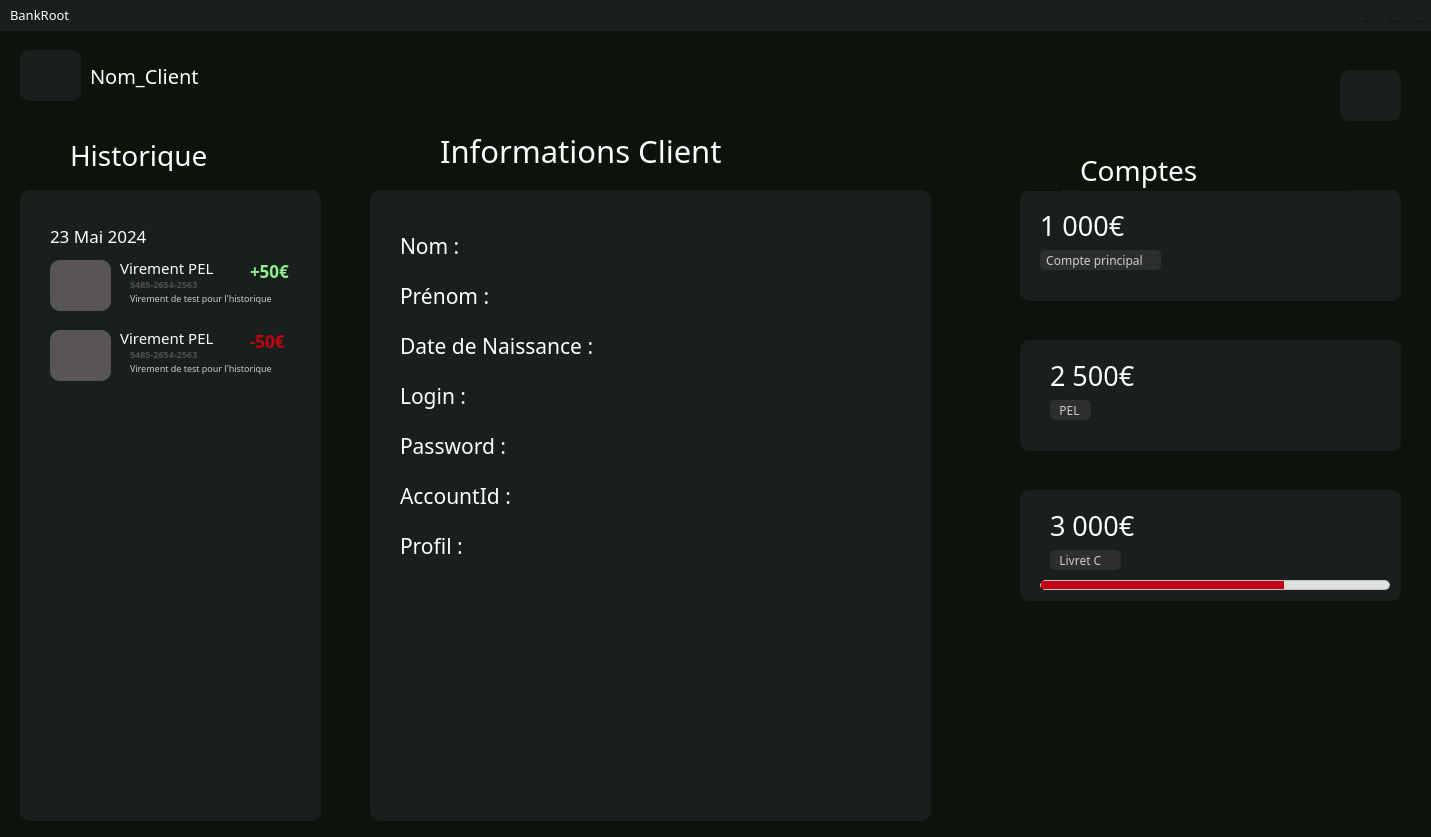
<?xml version="1.0" encoding="UTF-8"?>
<ui version="4.0">
 <class>Home</class>
 <widget class="QWidget" name="Home">
  <property name="geometry">
   <rect>
    <x>0</x>
    <y>0</y>
    <width>1431</width>
    <height>837</height>
   </rect>
  </property>
  <property name="windowTitle">
   <string>Form</string>
  </property>
  <property name="styleSheet">
   <string notr="true">background-color: #0C120C;</string>
  </property>
  <widget class="QWidget" name="widget" native="true">
   <property name="enabled">
    <bool>true</bool>
   </property>
   <property name="geometry">
    <rect>
     <x>-220</x>
     <y>40</y>
     <width>1701</width>
     <height>871</height>
    </rect>
   </property>
   <property name="font">
    <font>
     <pointsize>1</pointsize>
    </font>
   </property>
   <property name="cursor">
    <cursorShape>PointingHandCursor</cursorShape>
   </property>
   <property name="mouseTracking">
    <bool>true</bool>
   </property>
   <property name="styleSheet">
    <string notr="true">QWidget {
    background-color: #0C120C;
}</string>
   </property>
   <widget class="QWidget" name="widget_10" native="true">
    <property name="geometry">
     <rect>
      <x>590</x>
      <y>150</y>
      <width>561</width>
      <height>631</height>
     </rect>
    </property>
    <property name="styleSheet">
     <string notr="true">QWidget {
    background-color: #181F1C;
border-radius: 10px; 
}</string>
    </property>
    <widget class="QLabel" name="labelFirstAccountBalance_2">
     <property name="geometry">
      <rect>
       <x>30</x>
       <y>40</y>
       <width>221</width>
       <height>31</height>
      </rect>
     </property>
     <property name="font">
      <font>
       <family>Montserrat SemiBold</family>
       <pointsize>16</pointsize>
      </font>
     </property>
     <property name="styleSheet">
      <string notr="true">QLabel {
    color: white;
}</string>
     </property>
     <property name="text">
      <string>Nom :</string>
     </property>
    </widget>
    <widget class="QLabel" name="labelFirstAccountBalance_3">
     <property name="geometry">
      <rect>
       <x>30</x>
       <y>90</y>
       <width>221</width>
       <height>31</height>
      </rect>
     </property>
     <property name="font">
      <font>
       <family>Montserrat SemiBold</family>
       <pointsize>16</pointsize>
      </font>
     </property>
     <property name="styleSheet">
      <string notr="true">QLabel {
    color: white;
}</string>
     </property>
     <property name="text">
      <string>Prénom :</string>
     </property>
    </widget>
    <widget class="QLabel" name="labelFirstAccountBalance_4">
     <property name="geometry">
      <rect>
       <x>30</x>
       <y>140</y>
       <width>221</width>
       <height>31</height>
      </rect>
     </property>
     <property name="font">
      <font>
       <family>Montserrat SemiBold</family>
       <pointsize>16</pointsize>
      </font>
     </property>
     <property name="styleSheet">
      <string notr="true">QLabel {
    color: white;
}</string>
     </property>
     <property name="text">
      <string>Date de Naissance :</string>
     </property>
    </widget>
    <widget class="QLabel" name="labelFirstAccountBalance_5">
     <property name="geometry">
      <rect>
       <x>30</x>
       <y>190</y>
       <width>221</width>
       <height>31</height>
      </rect>
     </property>
     <property name="font">
      <font>
       <family>Montserrat SemiBold</family>
       <pointsize>16</pointsize>
      </font>
     </property>
     <property name="styleSheet">
      <string notr="true">QLabel {
    color: white;
}</string>
     </property>
     <property name="text">
      <string>Login : </string>
     </property>
    </widget>
    <widget class="QLabel" name="labelFirstAccountBalance_6">
     <property name="geometry">
      <rect>
       <x>30</x>
       <y>240</y>
       <width>221</width>
       <height>31</height>
      </rect>
     </property>
     <property name="font">
      <font>
       <family>Montserrat SemiBold</family>
       <pointsize>16</pointsize>
      </font>
     </property>
     <property name="styleSheet">
      <string notr="true">QLabel {
    color: white;
}</string>
     </property>
     <property name="text">
      <string>Password : </string>
     </property>
    </widget>
    <widget class="QLabel" name="labelFirstAccountBalance_7">
     <property name="geometry">
      <rect>
       <x>30</x>
       <y>290</y>
       <width>221</width>
       <height>31</height>
      </rect>
     </property>
     <property name="font">
      <font>
       <family>Montserrat SemiBold</family>
       <pointsize>16</pointsize>
      </font>
     </property>
     <property name="styleSheet">
      <string notr="true">QLabel {
    color: white;
}</string>
     </property>
     <property name="text">
      <string>AccountId : </string>
     </property>
    </widget>
    <widget class="QLabel" name="labelFirstAccountBalance_8">
     <property name="geometry">
      <rect>
       <x>30</x>
       <y>340</y>
       <width>221</width>
       <height>31</height>
      </rect>
     </property>
     <property name="font">
      <font>
       <family>Montserrat SemiBold</family>
       <pointsize>16</pointsize>
      </font>
     </property>
     <property name="styleSheet">
      <string notr="true">QLabel {
    color: white;
}</string>
     </property>
     <property name="text">
      <string>Profil : </string>
     </property>
    </widget>
   </widget>
   <widget class="QWidget" name="widget_12" native="true">
    <property name="geometry">
     <rect>
      <x>1240</x>
      <y>150</y>
      <width>381</width>
      <height>111</height>
     </rect>
    </property>
    <property name="styleSheet">
     <string notr="true">QWidget {
    background-color: #181F1C;
border-radius: 10px; 
}</string>
    </property>
    <widget class="QLabel" name="labelFirstAccountBalance">
     <property name="geometry">
      <rect>
       <x>20</x>
       <y>20</y>
       <width>221</width>
       <height>31</height>
      </rect>
     </property>
     <property name="font">
      <font>
       <family>Montserrat SemiBold</family>
       <pointsize>20</pointsize>
      </font>
     </property>
     <property name="styleSheet">
      <string notr="true">QLabel {
    color: white;
}</string>
     </property>
     <property name="text">
      <string>1 000€</string>
     </property>
    </widget>
    <widget class="QLabel" name="label_36">
     <property name="geometry">
      <rect>
       <x>20</x>
       <y>60</y>
       <width>121</width>
       <height>20</height>
      </rect>
     </property>
     <property name="font">
      <font>
       <family>Montserrat Light</family>
       <pointsize>9</pointsize>
      </font>
     </property>
     <property name="styleSheet">
      <string notr="true">QLabel {
    background-color: #2D2E2E;
    color: #CCCCCC;
    border-radius: 5px; 
}</string>
     </property>
     <property name="text">
      <string>  Compte principal</string>
     </property>
    </widget>
    <widget class="QFrame" name="frame_9">
     <property name="geometry">
      <rect>
       <x>330</x>
       <y>10</y>
       <width>41</width>
       <height>31</height>
      </rect>
     </property>
     <property name="styleSheet">
      <string notr="true">QFrame{
background:url(:/assets/nut.png);
background-repeat: none;
background-position: center;
}</string>
     </property>
     <property name="frameShape">
      <enum>QFrame::StyledPanel</enum>
     </property>
     <property name="frameShadow">
      <enum>QFrame::Raised</enum>
     </property>
    </widget>
   </widget>
   <widget class="QWidget" name="widget_14" native="true">
    <property name="geometry">
     <rect>
      <x>1240</x>
      <y>300</y>
      <width>381</width>
      <height>111</height>
     </rect>
    </property>
    <property name="styleSheet">
     <string notr="true">QWidget {
    background-color: #181F1C;
border-radius: 10px; 
}</string>
    </property>
    <widget class="QLabel" name="labelPELAccountBalance">
     <property name="geometry">
      <rect>
       <x>30</x>
       <y>20</y>
       <width>211</width>
       <height>31</height>
      </rect>
     </property>
     <property name="font">
      <font>
       <family>Montserrat SemiBold</family>
       <pointsize>20</pointsize>
      </font>
     </property>
     <property name="styleSheet">
      <string notr="true">QLabel {
    color: white;
}</string>
     </property>
     <property name="text">
      <string>2 500€</string>
     </property>
    </widget>
    <widget class="QLabel" name="label_33">
     <property name="geometry">
      <rect>
       <x>30</x>
       <y>60</y>
       <width>41</width>
       <height>20</height>
      </rect>
     </property>
     <property name="font">
      <font>
       <family>Montserrat Light</family>
       <pointsize>9</pointsize>
      </font>
     </property>
     <property name="styleSheet">
      <string notr="true">QLabel {
    background-color: #2D2E2E;
    color: #CCCCCC;
    border-radius: 5px; 
}</string>
     </property>
     <property name="text">
      <string>   PEL</string>
     </property>
    </widget>
    <widget class="QFrame" name="frame_10">
     <property name="geometry">
      <rect>
       <x>330</x>
       <y>10</y>
       <width>41</width>
       <height>31</height>
      </rect>
     </property>
     <property name="styleSheet">
      <string notr="true">QFrame{
background:url(:/assets/nut.png);
background-repeat: none;
background-position: center;
}</string>
     </property>
     <property name="frameShape">
      <enum>QFrame::StyledPanel</enum>
     </property>
     <property name="frameShadow">
      <enum>QFrame::Raised</enum>
     </property>
    </widget>
   </widget>
   <widget class="QWidget" name="widget_15" native="true">
    <property name="geometry">
     <rect>
      <x>1240</x>
      <y>450</y>
      <width>381</width>
      <height>111</height>
     </rect>
    </property>
    <property name="styleSheet">
     <string notr="true">QWidget {
    background-color: #181F1C;
border-radius: 10px; 
}</string>
    </property>
    <widget class="QLabel" name="labelLCAccountBalance">
     <property name="geometry">
      <rect>
       <x>30</x>
       <y>20</y>
       <width>211</width>
       <height>31</height>
      </rect>
     </property>
     <property name="font">
      <font>
       <family>Montserrat SemiBold</family>
       <pointsize>20</pointsize>
      </font>
     </property>
     <property name="styleSheet">
      <string notr="true">QLabel {
    color: white;
}</string>
     </property>
     <property name="text">
      <string>3 000€</string>
     </property>
    </widget>
    <widget class="QLabel" name="label_35">
     <property name="geometry">
      <rect>
       <x>30</x>
       <y>60</y>
       <width>71</width>
       <height>20</height>
      </rect>
     </property>
     <property name="font">
      <font>
       <family>Montserrat Light</family>
       <pointsize>9</pointsize>
      </font>
     </property>
     <property name="styleSheet">
      <string notr="true">QLabel {
    background-color: #2D2E2E;
    color: #CCCCCC;
    border-radius: 5px; 
}</string>
     </property>
     <property name="text">
      <string>   Livret C</string>
     </property>
    </widget>
    <widget class="QFrame" name="frame_11">
     <property name="geometry">
      <rect>
       <x>330</x>
       <y>10</y>
       <width>41</width>
       <height>31</height>
      </rect>
     </property>
     <property name="styleSheet">
      <string notr="true">QFrame{
background:url(:/assets/nut.png);
background-repeat: none;
background-position: center;
}</string>
     </property>
     <property name="frameShape">
      <enum>QFrame::StyledPanel</enum>
     </property>
     <property name="frameShadow">
      <enum>QFrame::Raised</enum>
     </property>
    </widget>
    <widget class="QProgressBar" name="progressBar_4">
     <property name="geometry">
      <rect>
       <x>20</x>
       <y>90</y>
       <width>350</width>
       <height>10</height>
      </rect>
     </property>
     <property name="styleSheet">
      <string notr="true">QProgressBar {
    border: 1px solid #C0C0C0;
    border-radius: 5px;
    background-color: #E0E0E0;
    height: 10px; /* Ajustez la hauteur de la barre de progression */
}

QProgressBar::chunk {
    background-color: #C20114; /* Rouge */
    border-radius: 5px;
}
</string>
     </property>
     <property name="value">
      <number>70</number>
     </property>
     <property name="textVisible">
      <bool>false</bool>
     </property>
    </widget>
   </widget>
   <widget class="QLabel" name="label_14">
    <property name="geometry">
     <rect>
      <x>290</x>
      <y>100</y>
      <width>151</width>
      <height>31</height>
     </rect>
    </property>
    <property name="font">
     <font>
      <family>Montserrat SemiBold</family>
      <pointsize>21</pointsize>
      <bold>false</bold>
     </font>
    </property>
    <property name="styleSheet">
     <string notr="true">QLabel{
    color: white;
}</string>
    </property>
    <property name="text">
     <string>Historique</string>
    </property>
   </widget>
   <widget class="QLabel" name="label_19">
    <property name="geometry">
     <rect>
      <x>660</x>
      <y>90</y>
      <width>361</width>
      <height>41</height>
     </rect>
    </property>
    <property name="font">
     <font>
      <family>Montserrat SemiBold</family>
      <pointsize>23</pointsize>
      <bold>false</bold>
     </font>
    </property>
    <property name="styleSheet">
     <string notr="true">QLabel {
    color: white;
}</string>
    </property>
    <property name="text">
     <string>Informations Client</string>
    </property>
   </widget>
   <widget class="QLabel" name="label_22">
    <property name="geometry">
     <rect>
      <x>1300</x>
      <y>110</y>
      <width>271</width>
      <height>41</height>
     </rect>
    </property>
    <property name="font">
     <font>
      <family>Montserrat SemiBold</family>
      <pointsize>21</pointsize>
      <bold>false</bold>
      <kerning>false</kerning>
     </font>
    </property>
    <property name="styleSheet">
     <string notr="true">QLabel{
    color: white;
}</string>
    </property>
    <property name="text">
     <string>Comptes</string>
    </property>
   </widget>
   <widget class="QWidget" name="widget_16" native="true">
    <property name="geometry">
     <rect>
      <x>240</x>
      <y>10</y>
      <width>61</width>
      <height>51</height>
     </rect>
    </property>
    <property name="styleSheet">
     <string notr="true">QWidget {
    background-color: #181F1C;
border-radius: 10px; 
}</string>
    </property>
    <widget class="QFrame" name="frame">
     <property name="geometry">
      <rect>
       <x>10</x>
       <y>10</y>
       <width>41</width>
       <height>31</height>
      </rect>
     </property>
     <property name="styleSheet">
      <string notr="true">QFrame{
background:url(:/assets/user.png);
background-repeat: none;
background-position: center;
}</string>
     </property>
     <property name="frameShape">
      <enum>QFrame::StyledPanel</enum>
     </property>
     <property name="frameShadow">
      <enum>QFrame::Raised</enum>
     </property>
    </widget>
   </widget>
   <widget class="QLabel" name="labelFirstName">
    <property name="geometry">
     <rect>
      <x>310</x>
      <y>20</y>
      <width>231</width>
      <height>31</height>
     </rect>
    </property>
    <property name="font">
     <font>
      <family>Montserrat SemiBold</family>
      <pointsize>15</pointsize>
     </font>
    </property>
    <property name="styleSheet">
     <string notr="true">QLabel {
    color: white;
}</string>
    </property>
    <property name="text">
     <string>Nom_Client</string>
    </property>
   </widget>
   <widget class="QFrame" name="frame_2">
    <property name="geometry">
     <rect>
      <x>240</x>
      <y>95</y>
      <width>41</width>
      <height>41</height>
     </rect>
    </property>
    <property name="styleSheet">
     <string notr="true">QFrame{
background:url(:/assets/clock.png);
background-repeat: none;
background-position: center;
}</string>
    </property>
    <property name="frameShape">
     <enum>QFrame::StyledPanel</enum>
    </property>
    <property name="frameShadow">
     <enum>QFrame::Raised</enum>
    </property>
   </widget>
   <widget class="QFrame" name="frame_3">
    <property name="geometry">
     <rect>
      <x>1240</x>
      <y>110</y>
      <width>41</width>
      <height>41</height>
     </rect>
    </property>
    <property name="styleSheet">
     <string notr="true">QFrame{
background:url(:/assets/wallet.png);
background-repeat: none;
background-position: center;
}</string>
    </property>
    <property name="frameShape">
     <enum>QFrame::StyledPanel</enum>
    </property>
    <property name="frameShadow">
     <enum>QFrame::Raised</enum>
    </property>
   </widget>
   <widget class="QFrame" name="frame_7">
    <property name="geometry">
     <rect>
      <x>590</x>
      <y>90</y>
      <width>41</width>
      <height>41</height>
     </rect>
    </property>
    <property name="styleSheet">
     <string notr="true">QFrame{
background:url(:/assets/warning.png);
background-repeat: none;
background-position: center;
}</string>
    </property>
    <property name="frameShape">
     <enum>QFrame::StyledPanel</enum>
    </property>
    <property name="frameShadow">
     <enum>QFrame::Raised</enum>
    </property>
   </widget>
   <widget class="QWidget" name="widget_24" native="true">
    <property name="geometry">
     <rect>
      <x>1560</x>
      <y>30</y>
      <width>61</width>
      <height>51</height>
     </rect>
    </property>
    <property name="styleSheet">
     <string notr="true">QWidget {
    background-color: #181F1C;
border-radius: 10px; 
}</string>
    </property>
    <widget class="QToolButton" name="toolButton_4">
     <property name="geometry">
      <rect>
       <x>10</x>
       <y>10</y>
       <width>41</width>
       <height>31</height>
      </rect>
     </property>
     <property name="statusTip">
      <string/>
     </property>
     <property name="styleSheet">
      <string notr="true">QToolButton{
border-radius:45px;
}

QToolButton:hover{
border-radius:45px;
background:red;
}</string>
     </property>
     <property name="text">
      <string/>
     </property>
     <property name="icon">
      <iconset resource="ressource.qrc">
       <normaloff>:/assets/logout.png</normaloff>:/assets/logout.png</iconset>
     </property>
     <property name="iconSize">
      <size>
       <width>32</width>
       <height>32</height>
      </size>
     </property>
     <property name="autoRaise">
      <bool>false</bool>
     </property>
    </widget>
   </widget>
   <widget class="QWidget" name="ActionBtn_3" native="true">
    <property name="geometry">
     <rect>
      <x>620</x>
      <y>290</y>
      <width>230</width>
      <height>110</height>
     </rect>
    </property>
    <property name="styleSheet">
     <string notr="true">background:transparent;</string>
    </property>
   </widget>
   <widget class="QWidget" name="ActionBtn_4" native="true">
    <property name="geometry">
     <rect>
      <x>910</x>
      <y>290</y>
      <width>230</width>
      <height>110</height>
     </rect>
    </property>
    <property name="styleSheet">
     <string notr="true">background:transparent;</string>
    </property>
   </widget>
   <widget class="QWidget" name="widget_2" native="true">
    <property name="geometry">
     <rect>
      <x>240</x>
      <y>150</y>
      <width>301</width>
      <height>631</height>
     </rect>
    </property>
    <property name="styleSheet">
     <string notr="true">QWidget {
    background-color: #181F1C;
border-radius: 10px;
}</string>
    </property>
    <widget class="QListWidget" name="listWidget">
     <property name="geometry">
      <rect>
       <x>10</x>
       <y>10</y>
       <width>281</width>
       <height>601</height>
      </rect>
     </property>
    </widget>
    <widget class="QLabel" name="label_21">
     <property name="geometry">
      <rect>
       <x>30</x>
       <y>30</y>
       <width>191</width>
       <height>31</height>
      </rect>
     </property>
     <property name="font">
      <font>
       <family>Montserrat SemiBold</family>
       <pointsize>13</pointsize>
      </font>
     </property>
     <property name="styleSheet">
      <string notr="true">QLabel {
    color: white;
}</string>
     </property>
     <property name="text">
      <string>23 Mai 2024</string>
     </property>
    </widget>
    <widget class="QWidget" name="widget_25" native="true">
     <property name="geometry">
      <rect>
       <x>30</x>
       <y>70</y>
       <width>61</width>
       <height>51</height>
      </rect>
     </property>
     <property name="styleSheet">
      <string notr="true">QWidget {
    background-color: #595554;
border-radius: 10px; 
}</string>
     </property>
    </widget>
    <widget class="QLabel" name="label_42">
     <property name="geometry">
      <rect>
       <x>100</x>
       <y>70</y>
       <width>121</width>
       <height>16</height>
      </rect>
     </property>
     <property name="font">
      <font>
       <family>Montserrat Light</family>
       <pointsize>11</pointsize>
      </font>
     </property>
     <property name="styleSheet">
      <string notr="true">QLabel {
    color: white;
    border-radius: 5px; 
}</string>
     </property>
     <property name="text">
      <string>Virement PEL</string>
     </property>
    </widget>
    <widget class="QLabel" name="label_43">
     <property name="geometry">
      <rect>
       <x>110</x>
       <y>86</y>
       <width>121</width>
       <height>16</height>
      </rect>
     </property>
     <property name="font">
      <font>
       <family>Montserrat Light</family>
       <pointsize>7</pointsize>
       <bold>true</bold>
      </font>
     </property>
     <property name="styleSheet">
      <string notr="true">QLabel {
    color: #504E4D; /* Gris moyen */
    border-radius: 5px;
    font-weight: bold; /* Met le texte en gras */
}
</string>
     </property>
     <property name="text">
      <string>5485-2654-2563</string>
     </property>
    </widget>
    <widget class="QLabel" name="label_44">
     <property name="geometry">
      <rect>
       <x>110</x>
       <y>100</y>
       <width>171</width>
       <height>16</height>
      </rect>
     </property>
     <property name="font">
      <font>
       <family>Montserrat Light</family>
       <pointsize>7</pointsize>
      </font>
     </property>
     <property name="styleSheet">
      <string notr="true">QLabel {
    color: #CCCCCC;
    border-radius: 5px; 
}</string>
     </property>
     <property name="text">
      <string>Virement de test pour l'historique</string>
     </property>
    </widget>
    <widget class="QLabel" name="label_25">
     <property name="geometry">
      <rect>
       <x>230</x>
       <y>70</y>
       <width>51</width>
       <height>21</height>
      </rect>
     </property>
     <property name="font">
      <font>
       <family>Montserrat SemiBold</family>
       <pointsize>13</pointsize>
       <bold>true</bold>
      </font>
     </property>
     <property name="styleSheet">
      <string notr="true">QLabel {
    color: #90EE90; /* Vert clair */
    border-radius: 5px;
    font-weight: bold; /* Met le texte en gras */
}</string>
     </property>
     <property name="text">
      <string>+50€</string>
     </property>
    </widget>
    <widget class="QWidget" name="widget_26" native="true">
     <property name="geometry">
      <rect>
       <x>30</x>
       <y>140</y>
       <width>61</width>
       <height>51</height>
      </rect>
     </property>
     <property name="styleSheet">
      <string notr="true">QWidget {
    background-color: #595554;
border-radius: 10px; 
}</string>
     </property>
    </widget>
    <widget class="QLabel" name="label_26">
     <property name="geometry">
      <rect>
       <x>230</x>
       <y>140</y>
       <width>51</width>
       <height>21</height>
      </rect>
     </property>
     <property name="font">
      <font>
       <family>Montserrat SemiBold</family>
       <pointsize>13</pointsize>
       <bold>true</bold>
      </font>
     </property>
     <property name="styleSheet">
      <string notr="true">QLabel {
    color: #C20114; /* Vert clair */
    border-radius: 5px;
    font-weight: bold; /* Met le texte en gras */
}</string>
     </property>
     <property name="text">
      <string>-50€</string>
     </property>
    </widget>
    <widget class="QLabel" name="label_45">
     <property name="geometry">
      <rect>
       <x>110</x>
       <y>170</y>
       <width>171</width>
       <height>16</height>
      </rect>
     </property>
     <property name="font">
      <font>
       <family>Montserrat Light</family>
       <pointsize>7</pointsize>
      </font>
     </property>
     <property name="styleSheet">
      <string notr="true">QLabel {
    color: #CCCCCC;
    border-radius: 5px; 
}</string>
     </property>
     <property name="text">
      <string>Virement de test pour l'historique</string>
     </property>
    </widget>
    <widget class="QLabel" name="label_46">
     <property name="geometry">
      <rect>
       <x>110</x>
       <y>156</y>
       <width>121</width>
       <height>16</height>
      </rect>
     </property>
     <property name="font">
      <font>
       <family>Montserrat Light</family>
       <pointsize>7</pointsize>
       <bold>true</bold>
      </font>
     </property>
     <property name="styleSheet">
      <string notr="true">QLabel {
    color: #504E4D; /* Gris moyen */
    border-radius: 5px;
    font-weight: bold; /* Met le texte en gras */
}
</string>
     </property>
     <property name="text">
      <string>5485-2654-2563</string>
     </property>
    </widget>
    <widget class="QLabel" name="label_47">
     <property name="geometry">
      <rect>
       <x>100</x>
       <y>140</y>
       <width>121</width>
       <height>16</height>
      </rect>
     </property>
     <property name="font">
      <font>
       <family>Montserrat Light</family>
       <pointsize>11</pointsize>
      </font>
     </property>
     <property name="styleSheet">
      <string notr="true">QLabel {
    color: white;
    border-radius: 5px; 
}</string>
     </property>
     <property name="text">
      <string>Virement PEL</string>
     </property>
    </widget>
   </widget>
  </widget>
  <widget class="QWidget" name="widget_7" native="true">
   <property name="geometry">
    <rect>
     <x>0</x>
     <y>0</y>
     <width>1701</width>
     <height>31</height>
    </rect>
   </property>
   <property name="styleSheet">
    <string notr="true">QWidget {
    background-color: #181F1C;
}</string>
   </property>
   <widget class="QLabel" name="label_15">
    <property name="geometry">
     <rect>
      <x>10</x>
      <y>-1</y>
      <width>71</width>
      <height>31</height>
     </rect>
    </property>
    <property name="font">
     <font>
      <family>Montserrat Light</family>
      <pointsize>10</pointsize>
     </font>
    </property>
    <property name="styleSheet">
     <string notr="true">QLabel{
	color:white;
}</string>
    </property>
    <property name="text">
     <string>BankRoot</string>
    </property>
   </widget>
   <widget class="QToolButton" name="reduced">
    <property name="geometry">
     <rect>
      <x>1360</x>
      <y>10</y>
      <width>15</width>
      <height>15</height>
     </rect>
    </property>
    <property name="styleSheet">
     <string notr="true">QToolButton{
border-radius:45px;
}

QToolButton:hover{
border-radius:45px;
background:red;
}</string>
    </property>
    <property name="text">
     <string>...</string>
    </property>
    <property name="icon">
     <iconset resource="ressource.qrc">
      <normaloff>:/assets/reduce.png</normaloff>:/assets/reduce.png</iconset>
    </property>
    <property name="iconSize">
     <size>
      <width>12</width>
      <height>12</height>
     </size>
    </property>
   </widget>
   <widget class="QToolButton" name="fullscreen">
    <property name="geometry">
     <rect>
      <x>1387</x>
      <y>10</y>
      <width>15</width>
      <height>15</height>
     </rect>
    </property>
    <property name="styleSheet">
     <string notr="true">QToolButton{
border-radius:45px;
}</string>
    </property>
    <property name="text">
     <string>...</string>
    </property>
    <property name="icon">
     <iconset resource="ressource.qrc">
      <normaloff>:/assets/fullscreen.png</normaloff>:/assets/fullscreen.png</iconset>
    </property>
    <property name="iconSize">
     <size>
      <width>10</width>
      <height>10</height>
     </size>
    </property>
   </widget>
   <widget class="QToolButton" name="toolButton_3">
    <property name="geometry">
     <rect>
      <x>1410</x>
      <y>10</y>
      <width>15</width>
      <height>15</height>
     </rect>
    </property>
    <property name="styleSheet">
     <string notr="true">QToolButton{
border-radius:45px;
}

QToolButton:hover{
border-radius:45px;
background:red;
}</string>
    </property>
    <property name="text">
     <string>...</string>
    </property>
    <property name="icon">
     <iconset resource="ressource.qrc">
      <normaloff>:/assets/leave.png</normaloff>:/assets/leave.png</iconset>
    </property>
    <property name="iconSize">
     <size>
      <width>10</width>
      <height>10</height>
     </size>
    </property>
   </widget>
  </widget>
  <widget class="QLabel" name="label">
   <property name="geometry">
    <rect>
     <x>0</x>
     <y>-30</y>
     <width>121</width>
     <height>20</height>
    </rect>
   </property>
   <property name="font">
    <font>
     <family>Montserrat</family>
     <pointsize>11</pointsize>
     <italic>false</italic>
     <bold>false</bold>
    </font>
   </property>
   <property name="styleSheet">
    <string notr="true">color: rgb(0, 0, 0);</string>
   </property>
   <property name="text">
    <string>Bank-Root </string>
   </property>
  </widget>
 </widget>
 <resources>
  <include location="ressource.qrc"/>
 </resources>
 <connections/>
</ui>
